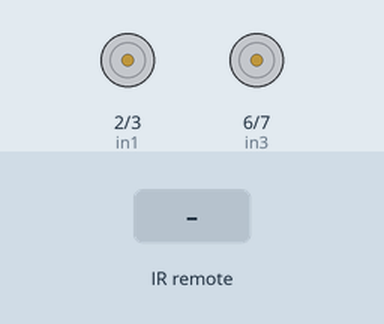
This sketch was run on a simulated Arduino Uno, built with avr-gcc and run on an emulated ATmega328P. On the bench: motor-driver pin pairs drawn as motors (green arrow = first pin HIGH = forward, orange = second pin HIGH = backward, longer = more drive, scaled by the enable pin). Inputs (shaded band) come from the test bench.

Above: at 1.2 s.
1.3 s: infrared code 0xFF18E7 received
At 1.8 s:
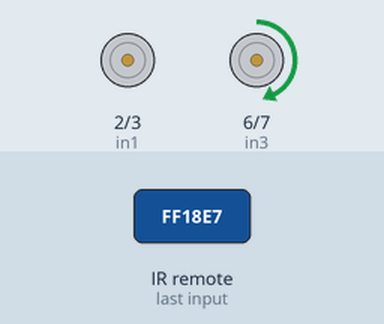
2.8 s: infrared code 0xFF38C7 received
At 4.0 s:
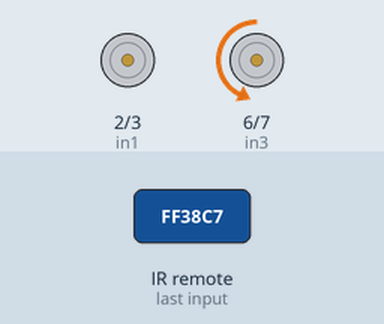
4.3 s: infrared code 0xFF10EF received
At 5.3 s:
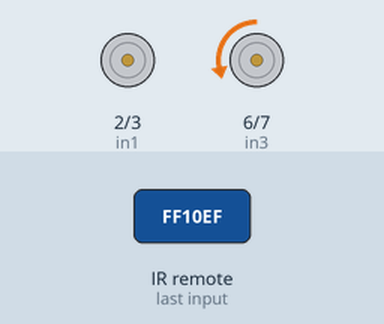
7.3 s: infrared code 0xFF22DD received
At 9.5 s:
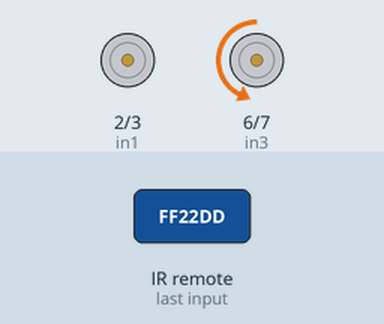
9.8 s: infrared code 0xFFC23D received
At 10.7 s:
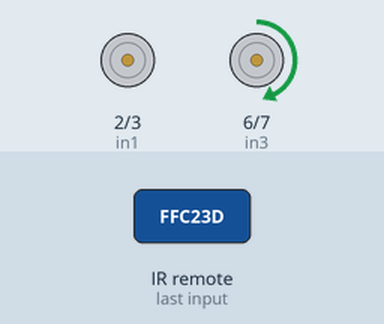
11.3 s: infrared code 0xFF629D received
At 11.8 s:
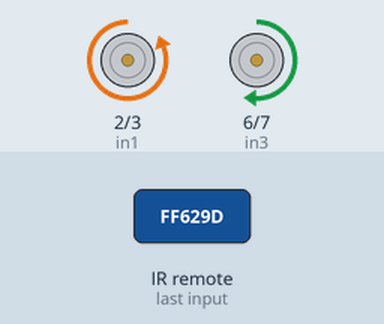
Timing chart, 0 to 13.8 s (numbered marks = the images above; inputs shaded):
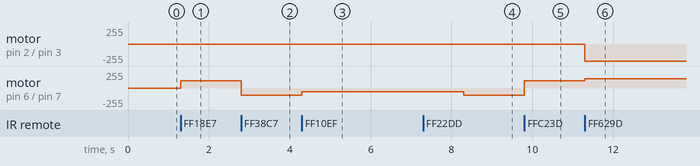

Measured:
- after the input at 1.3 s, motor on pin 6 (in3) / pin 7 (in4): stopped → forward 110/255 at once
- after the input at 2.8 s, motor on pin 6 (in3) / pin 7 (in4): forward 110/255 → backward 110/255 at once
- after the input at 4.3 s, motor on pin 6 (in3) / pin 7 (in4): backward 110/255 → backward 55/255 at once
- after the input at 7.3 s, motor on pin 6 (in3) / pin 7 (in4): backward 55/255 → backward 110/255 after 1.0 s
- after the input at 9.8 s, motor on pin 6 (in3) / pin 7 (in4): backward 110/255 → forward 110/255 at once
- after the input at 11.3 s, motor on pin 2 (in1) / pin 3 (in2): stopped → backward 255/255 at once; motor on pin 6 (in3) / pin 7 (in4): forward 110/255 → forward 140/255 at once

The sketch:

test_proiect.ino
```cpp
#include <IRremote.h>

#define front 0xFF18E7  //2
#define back 0xFF38C7   //5
#define left 0xFF10EF   //4
#define right 0xFF5AA5  //6
#define repeat 0xFFFFFFFF
#define powerOffOn 0xFFA25D
#define rotateLeft 0xFF22DD
#define rotateRight 0xFFC23D
#define plus 0xFF629D
#define minus 0xFFA857
int RECV_PIN = 11;

//primul motor
int enA = 4;
int in1 = 2;
int in2 = 3;
//al doilea motor
int enB = 5;
int in3 = 6;
int in4 = 7;

int speedA = 0;
int speedB = 0;
bool isStateChange = true;

//telecomanda
IRrecv irrecv(RECV_PIN);
decode_results results;
decode_results auxResults;

void setup() {
//pinii de la motoare setati ca si output
  pinMode(enA, OUTPUT);
  pinMode(in2, OUTPUT);
  pinMode(in1, OUTPUT);

  pinMode(enB, OUTPUT);
  pinMode(in3, OUTPUT);
  pinMode(in4, OUTPUT);
  irrecv.enableIRIn(); // Start the receiver
}

void loop() {
 if (irrecv.decode(&auxResults)) {
      isStateChange = true;
      irrecv.resume();
 }
 else{
     isStateChange = false;
 }

 if (auxResults.value == front || auxResults.value == back || auxResults.value == left || auxResults.value == right || auxResults.value == powerOffOn ||
     auxResults.value == repeat || auxResults.value == plus || auxResults.value == minus  || auxResults.value == rotateLeft || auxResults.value == rotateRight){
         results = auxResults;
 }

 if (results.value == front){
 //ambele motoare merg inainte
     speedA = 110;
     speedB = 110;

     digitalWrite(in3, HIGH);
     digitalWrite(in4, LOW);
     analogWrite(enB, speedB);

     digitalWrite(in1, HIGH);
     digitalWrite(in2, LOW);
     analogWrite(enA, speedA);
 }

 if (results.value == back){
     speedA = 110;
     speedB = 110;

     digitalWrite(in3, LOW);
     digitalWrite(in4, HIGH);
     analogWrite(enB, speedB);

     digitalWrite(in2, HIGH);
     digitalWrite(in1, LOW);
     analogWrite(enA, speedA);
 }

 if (results.value == left){
     analogWrite(enB, speedB / 2);
     delay(2000);
     analogWrite(enB, speedB);
 }

 if (results.value == right){
     analogWrite(enA, speedA / 2);
     delay(2000);
     analogWrite(enA, speedA);
 }

 if (results.value == plus){
     if (isStateChange){
         if (speedA != 0)
            speedA += speedA > 160 ? 0 :30;
         if (speedB != 0)
         speedB += speedB > 160 ? 0 :30;
     }
     analogWrite(enA, speedA);
     analogWrite(enB, speedB);
 }

 if (results.value == minus){
     if (isStateChange){
         speedA -= speedA < 120 ? 0 :30;
         speedB -= speedB < 120 ? 0 :30;
     }
     analogWrite(enA, speedA);
     analogWrite(enB, speedB);
 }

 if (results.value == rotateRight){
     digitalWrite(in2, HIGH);
     digitalWrite(in1, LOW);
     digitalWrite(in3, HIGH);
     digitalWrite(in4, LOW);
     analogWrite(enA, speedA);
     analogWrite(enB, speedB);
 }

 if (results.value == rotateLeft){
     digitalWrite(in2, LOW);
     digitalWrite(in1, HIGH);
     digitalWrite(in3, LOW);
     digitalWrite(in4, HIGH);
     analogWrite(enA, speedA);
     analogWrite(enB, speedB);
 }

 if (results.value == powerOffOn){
     digitalWrite(in3, LOW);
     digitalWrite(in4, LOW);
     digitalWrite(in2, LOW);
     digitalWrite(in1, LOW);
     digitalWrite(enA,LOW);
     digitalWrite(enB,LOW);
     speedA = 0;
     speedB = 0;
 }
}
```
